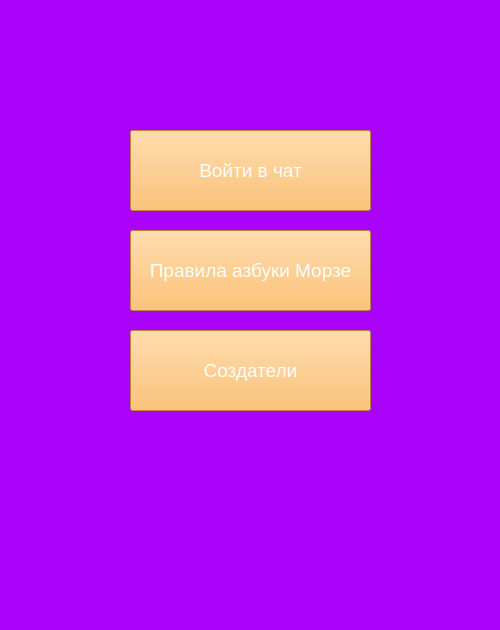
<?xml version="1.0" encoding="UTF-8"?>
<ui version="4.0">
 <class>MainWindow</class>
 <widget class="QMainWindow" name="MainWindow">
  <property name="geometry">
   <rect>
    <x>0</x>
    <y>0</y>
    <width>500</width>
    <height>630</height>
   </rect>
  </property>
  <property name="minimumSize">
   <size>
    <width>500</width>
    <height>630</height>
   </size>
  </property>
  <property name="maximumSize">
   <size>
    <width>500</width>
    <height>630</height>
   </size>
  </property>
  <property name="windowTitle">
   <string>MorseChat</string>
  </property>
  <property name="styleSheet">
   <string notr="true">background-color:rgb(170, 3, 250);</string>
  </property>
  <widget class="QWidget" name="centralWidget">
   <widget class="QPushButton" name="enterButton">
    <property name="geometry">
     <rect>
      <x>130</x>
      <y>130</y>
      <width>241</width>
      <height>81</height>
     </rect>
    </property>
    <property name="font">
     <font>
      <pointsize>14</pointsize>
     </font>
    </property>
    <property name="styleSheet">
     <string notr="true">background-color:rgb(255,180,80);
color:white;</string>
    </property>
    <property name="text">
     <string>Войти в чат</string>
    </property>
   </widget>
   <widget class="QPushButton" name="creatorsButton">
    <property name="geometry">
     <rect>
      <x>130</x>
      <y>330</y>
      <width>241</width>
      <height>81</height>
     </rect>
    </property>
    <property name="font">
     <font>
      <pointsize>14</pointsize>
     </font>
    </property>
    <property name="styleSheet">
     <string notr="true">background-color:rgb(255,180,80);
color:white;</string>
    </property>
    <property name="text">
     <string>Создатели</string>
    </property>
   </widget>
   <widget class="QPushButton" name="roolsButton">
    <property name="geometry">
     <rect>
      <x>130</x>
      <y>230</y>
      <width>241</width>
      <height>81</height>
     </rect>
    </property>
    <property name="font">
     <font>
      <pointsize>14</pointsize>
     </font>
    </property>
    <property name="styleSheet">
     <string notr="true">background-color:rgb(255,180,80);
color:white;</string>
    </property>
    <property name="text">
     <string>Правила азбуки Морзе</string>
    </property>
   </widget>
  </widget>
 </widget>
 <layoutdefault spacing="6" margin="11"/>
 <resources/>
 <connections/>
</ui>
